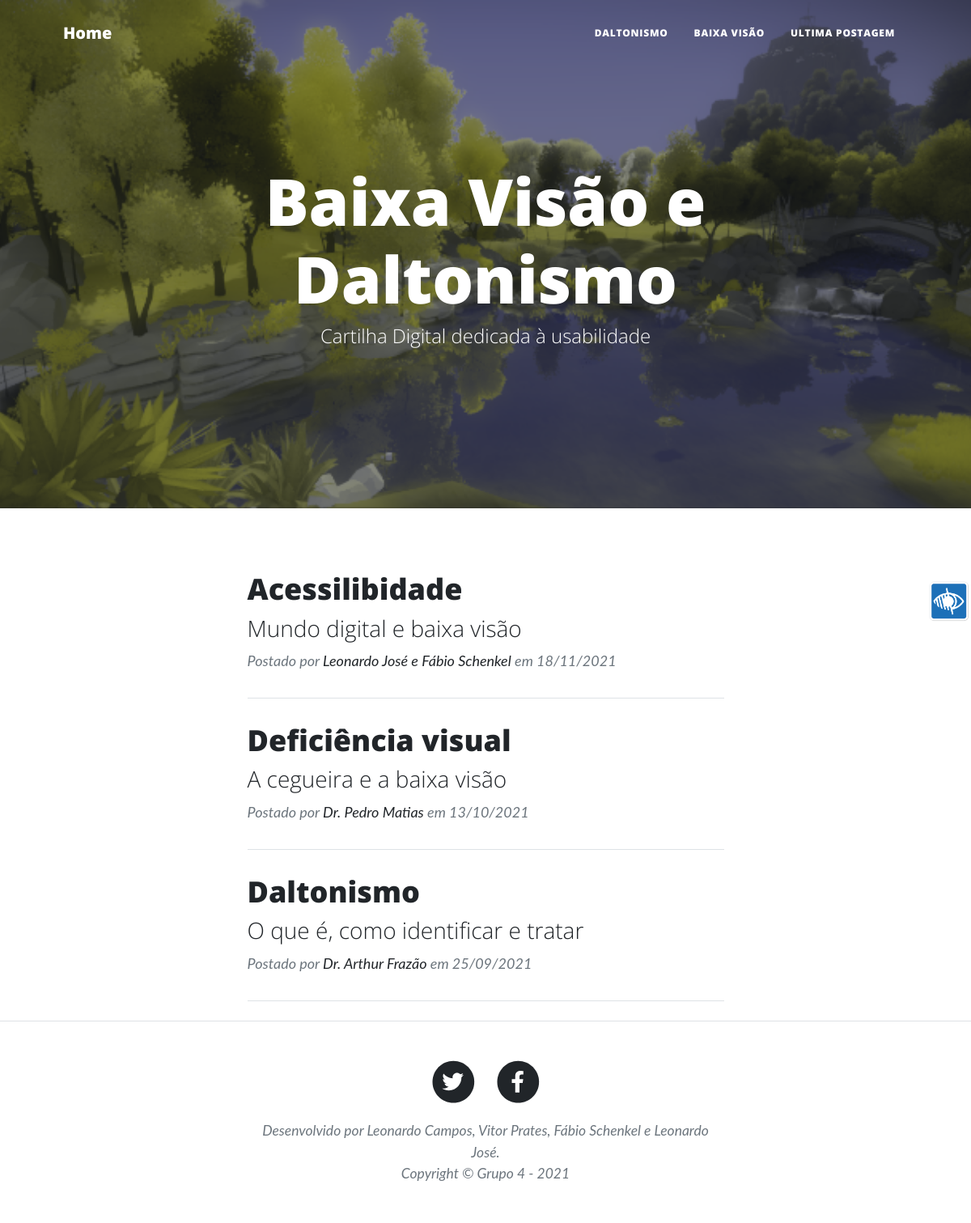
The page / on the database its author committed.
### tables this page shows
CREATE TABLE `categorias` (
  `CategoriaID` int(11) NOT NULL,
  `Nome` varchar(150) NOT NULL,
  `Imagem` varchar(200) NOT NULL,
  `Descricao` varchar(200) NOT NULL
);

CREATE TABLE `posts` (
  `PostID` int(11) NOT NULL,
  `Titulo` varchar(150) NOT NULL,
  `Subtitulo` varchar(200) NOT NULL,
  `Autor` varchar(200) NOT NULL,
  `CategoriaID` int(150) NOT NULL,
  `Imagem` varchar(150) NOT NULL,
  `Data` date NOT NULL,
  `Paragrafos` mediumtext NOT NULL,
  `ImagemCONT` varchar(200) NOT NULL,
  `TextoImagemCONT` varchar(300) NOT NULL
);

### index.php (the view)
<?php
include_once "includes/head.php";
include_once "includes/menu.php";
include_once "includes/db.php";
?>
<header class="masthead" style="background-image: url('assets/img/daltonismo3.png')">
    <div class="container position-relative px-4 px-lg-5">
        <div class="row gx-4 gx-lg-5 justify-content-center">
            <div class="col-md-10 col-lg-8 col-xl-7">
                <div class="site-heading">
                    <h1>Baixa Visão e Daltonismo</h1>
                    <span class="subheading">Cartilha Digital dedicada à usabilidade</span>
                </div>
            </div>
        </div>
    </div>
</header>
<div class="container px-4 px-lg-5">
    <div class="row gx-4 gx-lg-5 justify-content-center">
        <div class="col-md-10 col-lg-8 col-xl-7">
            <?php
            if (!empty($_GET["cid"])) {
                $categoriaId = $_GET["cid"];
                $sql = "SELECT * FROM posts WHERE CategoriaID = $categoriaId";
            } else {
                $sql = "SELECT * FROM posts ORDER BY `Data` DESC";
            }
            $resultado = mysqli_query($conn, $sql);
            if ($resultado) {
                while ($row = mysqli_fetch_array($resultado)) {
                    $titulo = $row['Titulo'];
                    $subtitulo = $row['Subtitulo'];
                    $autor = $row['Autor'];
                    $postId = $row['PostID'];
                    $data = date_create($row['Data']);
                    $data = date_format($data,"d/m/Y");
                    ?>
                    <div class="post-preview">
                        <a href="post.php?pid=<?php echo $postId; ?>">
                            <h2 class="post-title"><?php echo $titulo; ?></h2>
                            <h3 class="post-subtitle"><?php echo $subtitulo; ?></h3>
                        </a>
                        <p class="post-meta">
                            Postado por
                            <a href="#!"><?php echo $autor; ?></a>
                            em <?php echo $data; ?>
                        </p>
                    </div>
                    <hr class="my-4" />
                    <?php
                }
            }
            ?>
        </div>
    </div>
</div>
<?php
include_once "includes/footer.php";
?>

### includes/menu.php (shortened to what this page needs)
<?php
include_once "includes/db.php";
?>
<nav class="navbar navbar-expand-lg navbar-light" id="mainNav">
    <div class="container px-4 px-lg-5">
        <a class="navbar-brand" href="index.php">Home</a>
        <div class="collapse navbar-collapse" id="navbarResponsive">
            <ul class="navbar-nav ms-auto py-4 py-lg-0">
                <?php
                $sql = "SELECT * FROM categorias";
                $resultado = mysqli_query($conn, $sql);
                if ($resultado) {
                    while ($row = mysqli_fetch_array($resultado)) {
                        ?>
                        <li class="nav-item"><a class="nav-link px-lg-3 py-3 py-lg-4" href="index.php?cid=<?php echo $row['CategoriaID']; ?>"><?php echo $row['Nome']; ?></a></li>
                        <?php
                    }
                }
                ?>
                <?php
                $ultimoPost = 0;
                $sql = "SELECT * FROM posts";
                $resultado = mysqli_query($conn, $sql);
                if ($resultado) {
                    while ($row = mysqli_fetch_array($resultado)) {
                        $ultimoPost++;
                    }
                }
                ?>
                <li class="nav-item"><a class="nav-link px-lg-3 py-3 py-lg-4" href="post.php?pid=<?php echo $ultimoPost ?>">Ultima Postagem</a></li>
            </ul>
        </div>
    </div>
</nav>

### rows shown on the page
categorias: Nome "DALTONISMO"
categorias: Nome "BAIXA VISÃO"
posts: Titulo "Acessilibidade", Subtitulo "Mundo digital e baixa visão", Autor "Leonardo José e Fábio Schenkel", Data "18/11/2021"
posts: Titulo "Deficiência visual", Subtitulo "A cegueira e a baixa visão", Autor "Dr. Pedro Matias", Data "13/10/2021"
posts: Titulo "Daltonismo", Subtitulo "O que é, como identificar e tratar", Autor "Dr. Arthur Frazão", Data "25/09/2021"
